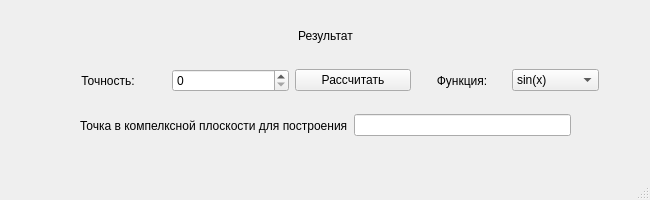
<?xml version="1.0" encoding="UTF-8"?>
<ui version="4.0">
 <class>MainWindow</class>
 <widget class="QMainWindow" name="MainWindow">
  <property name="geometry">
   <rect>
    <x>0</x>
    <y>0</y>
    <width>650</width>
    <height>200</height>
   </rect>
  </property>
  <property name="windowTitle">
   <string>MainWindow</string>
  </property>
  <widget class="QWidget" name="centralwidget">
   <widget class="QWidget" name="horizontalLayoutWidget">
    <property name="geometry">
     <rect>
      <x>50</x>
      <y>60</y>
      <width>361</width>
      <height>41</height>
     </rect>
    </property>
    <layout class="QHBoxLayout" name="horizontalLayout">
     <item>
      <widget class="QLabel" name="label">
       <property name="text">
        <string>Точность:</string>
       </property>
       <property name="alignment">
        <set>Qt::AlignmentFlag::AlignCenter</set>
       </property>
      </widget>
     </item>
     <item>
      <widget class="QSpinBox" name="AccuracyEdit">
       <property name="autoFillBackground">
        <bool>false</bool>
       </property>
       <property name="maximum">
        <number>999999999</number>
       </property>
      </widget>
     </item>
     <item>
      <widget class="QPushButton" name="calculateButton">
       <property name="text">
        <string>Рассчитать</string>
       </property>
      </widget>
     </item>
    </layout>
   </widget>
   <widget class="QWidget" name="horizontalLayoutWidget_2">
    <property name="geometry">
     <rect>
      <x>418</x>
      <y>60</y>
      <width>181</width>
      <height>41</height>
     </rect>
    </property>
    <layout class="QHBoxLayout" name="horizontalLayout_2">
     <item>
      <widget class="QLabel" name="label_2">
       <property name="text">
        <string>Функция:</string>
       </property>
       <property name="alignment">
        <set>Qt::AlignmentFlag::AlignCenter</set>
       </property>
      </widget>
     </item>
     <item>
      <widget class="QComboBox" name="FuncChoose">
       <item>
        <property name="text">
         <string>sin(x)</string>
        </property>
       </item>
       <item>
        <property name="text">
         <string>Si(x)</string>
        </property>
       </item>
       <item>
        <property name="text">
         <string>cos(x)</string>
        </property>
       </item>
      </widget>
     </item>
    </layout>
   </widget>
   <widget class="QWidget" name="horizontalLayoutWidget_3">
    <property name="geometry">
     <rect>
      <x>80</x>
      <y>110</y>
      <width>491</width>
      <height>31</height>
     </rect>
    </property>
    <layout class="QHBoxLayout" name="horizontalLayout_3">
     <item>
      <widget class="QLabel" name="label_4">
       <property name="text">
        <string>Точка в компелксной плоскости для построения</string>
       </property>
      </widget>
     </item>
     <item>
      <widget class="QLineEdit" name="ComplexEdit"/>
     </item>
    </layout>
   </widget>
   <widget class="QLabel" name="Answer">
    <property name="geometry">
     <rect>
      <x>50</x>
      <y>20</y>
      <width>551</width>
      <height>31</height>
     </rect>
    </property>
    <property name="text">
     <string>Результат</string>
    </property>
    <property name="alignment">
     <set>Qt::AlignmentFlag::AlignCenter</set>
    </property>
   </widget>
  </widget>
  <widget class="QMenuBar" name="menubar">
   <property name="geometry">
    <rect>
     <x>0</x>
     <y>0</y>
     <width>650</width>
     <height>23</height>
    </rect>
   </property>
  </widget>
  <widget class="QStatusBar" name="statusbar"/>
 </widget>
 <resources/>
 <connections/>
</ui>
